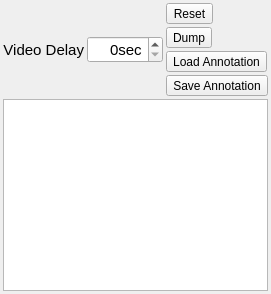
       <widget class="QWidget" name="tab">
        <attribute name="title">
         <string>Annotate</string>
        </attribute>
        <layout class="QGridLayout" name="gridLayout_16" rowstretch="0,0,0,0,1" columnstretch="0,1">
         <property name="margin">
          <number>3</number>
         </property>
         <property name="spacing">
          <number>3</number>
         </property>
         <item row="0" column="1">
          <widget class="QToolButton" name="Annotate_Reset">
           <property name="text">
            <string>Reset</string>
           </property>
          </widget>
         </item>
         <item row="1" column="1">
          <widget class="QToolButton" name="Annotate_Dump">
           <property name="text">
            <string>Dump</string>
           </property>
          </widget>
         </item>
         <item row="2" column="1">
          <widget class="QToolButton" name="Annotate_Load">
           <property name="text">
            <string>Load Annotation</string>
           </property>
          </widget>
         </item>
         <item row="3" column="1">
          <widget class="QToolButton" name="Annotate_Save">
           <property name="text">
            <string>Save Annotation</string>
           </property>
          </widget>
         </item>
         <item row="4" column="0" colspan="2">
          <widget class="QTableWidget" name="Annotate_Table"/>
         </item>
         <item row="0" column="0" rowspan="4">
          <layout class="QHBoxLayout" name="horizontalLayout_5" stretch="0,1">
           <property name="spacing">
            <number>3</number>
           </property>
           <property name="sizeConstraint">
            <enum>QLayout::SetFixedSize</enum>
           </property>
           <item>
            <widget class="QLabel" name="label_32">
             <property name="font">
              <font>
               <pointsize>11</pointsize>
              </font>
             </property>
             <property name="text">
              <string>Video Delay</string>
             </property>
             <property name="alignment">
              <set>Qt::AlignRight|Qt::AlignTrailing|Qt::AlignVCenter</set>
             </property>
            </widget>
           </item>
           <item>
            <widget class="QSpinBox" name="AnnotateVideoDelay">
             <property name="font">
              <font>
               <pointsize>11</pointsize>
              </font>
             </property>
             <property name="alignment">
              <set>Qt::AlignRight|Qt::AlignTrailing|Qt::AlignVCenter</set>
             </property>
             <property name="suffix">
              <string>sec</string>
             </property>
             <property name="maximum">
              <number>300</number>
             </property>
            </widget>
           </item>
          </layout>
         </item>
        </layout>
       </widget>
